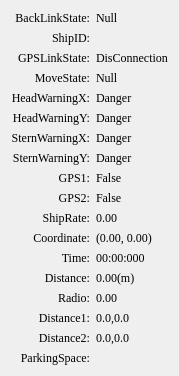
<?xml version="1.0" encoding="UTF-8"?>
<ui version="4.0">
 <class>uiDisplayData</class>
 <widget class="QWidget" name="uiDisplayData">
  <property name="geometry">
   <rect>
    <x>0</x>
    <y>0</y>
    <width>162</width>
    <height>306</height>
   </rect>
  </property>
  <property name="maximumSize">
   <size>
    <width>280</width>
    <height>16777215</height>
   </size>
  </property>
  <property name="windowTitle">
   <string>uiDisplayData</string>
  </property>
  <layout class="QGridLayout" name="gridLayout_2">
   <item row="0" column="0">
    <layout class="QGridLayout" name="gridLayout">
     <item row="5" column="0">
      <widget class="QLabel" name="label_9">
       <property name="maximumSize">
        <size>
         <width>140</width>
         <height>16777215</height>
        </size>
       </property>
       <property name="font">
        <font>
         <family>Times New Roman</family>
        </font>
       </property>
       <property name="text">
        <string>HeadWarningY:</string>
       </property>
       <property name="alignment">
        <set>Qt::AlignRight|Qt::AlignTrailing|Qt::AlignVCenter</set>
       </property>
      </widget>
     </item>
     <item row="4" column="0">
      <widget class="QLabel" name="label_7">
       <property name="maximumSize">
        <size>
         <width>140</width>
         <height>16777215</height>
        </size>
       </property>
       <property name="font">
        <font>
         <family>Times New Roman</family>
        </font>
       </property>
       <property name="text">
        <string>HeadWarningX:</string>
       </property>
       <property name="alignment">
        <set>Qt::AlignRight|Qt::AlignTrailing|Qt::AlignVCenter</set>
       </property>
      </widget>
     </item>
     <item row="12" column="1">
      <widget class="QLabel" name="label_Time">
       <property name="maximumSize">
        <size>
         <width>140</width>
         <height>16777215</height>
        </size>
       </property>
       <property name="font">
        <font>
         <family>Times New Roman</family>
        </font>
       </property>
       <property name="text">
        <string>00:00:000</string>
       </property>
      </widget>
     </item>
     <item row="3" column="0">
      <widget class="QLabel" name="label_5">
       <property name="maximumSize">
        <size>
         <width>140</width>
         <height>16777215</height>
        </size>
       </property>
       <property name="font">
        <font>
         <family>Times New Roman</family>
        </font>
       </property>
       <property name="text">
        <string>MoveState:</string>
       </property>
       <property name="alignment">
        <set>Qt::AlignRight|Qt::AlignTrailing|Qt::AlignVCenter</set>
       </property>
      </widget>
     </item>
     <item row="5" column="1">
      <widget class="QLabel" name="label_HeadWarningY">
       <property name="maximumSize">
        <size>
         <width>140</width>
         <height>16777215</height>
        </size>
       </property>
       <property name="font">
        <font>
         <family>Times New Roman</family>
        </font>
       </property>
       <property name="text">
        <string>Danger</string>
       </property>
      </widget>
     </item>
     <item row="10" column="0">
      <widget class="QLabel" name="label_19">
       <property name="maximumSize">
        <size>
         <width>140</width>
         <height>16777215</height>
        </size>
       </property>
       <property name="font">
        <font>
         <family>Times New Roman</family>
        </font>
       </property>
       <property name="text">
        <string>ShipRate:</string>
       </property>
       <property name="alignment">
        <set>Qt::AlignRight|Qt::AlignTrailing|Qt::AlignVCenter</set>
       </property>
      </widget>
     </item>
     <item row="11" column="1">
      <widget class="QLabel" name="label_Coordinate">
       <property name="maximumSize">
        <size>
         <width>140</width>
         <height>16777215</height>
        </size>
       </property>
       <property name="font">
        <font>
         <family>Times New Roman</family>
        </font>
       </property>
       <property name="text">
        <string>(0.00, 0.00)</string>
       </property>
      </widget>
     </item>
     <item row="11" column="0">
      <widget class="QLabel" name="label_20">
       <property name="maximumSize">
        <size>
         <width>140</width>
         <height>16777215</height>
        </size>
       </property>
       <property name="font">
        <font>
         <family>Times New Roman</family>
        </font>
       </property>
       <property name="text">
        <string>Coordinate:</string>
       </property>
       <property name="alignment">
        <set>Qt::AlignRight|Qt::AlignTrailing|Qt::AlignVCenter</set>
       </property>
      </widget>
     </item>
     <item row="13" column="1">
      <widget class="QLabel" name="label_Distance">
       <property name="maximumSize">
        <size>
         <width>140</width>
         <height>16777215</height>
        </size>
       </property>
       <property name="font">
        <font>
         <family>Times New Roman</family>
        </font>
       </property>
       <property name="text">
        <string>0.00(m)</string>
       </property>
      </widget>
     </item>
     <item row="15" column="0">
      <widget class="QLabel" name="label_24">
       <property name="maximumSize">
        <size>
         <width>140</width>
         <height>16777215</height>
        </size>
       </property>
       <property name="font">
        <font>
         <family>Times New Roman</family>
        </font>
       </property>
       <property name="text">
        <string>Distance1:</string>
       </property>
       <property name="alignment">
        <set>Qt::AlignRight|Qt::AlignTrailing|Qt::AlignVCenter</set>
       </property>
      </widget>
     </item>
     <item row="4" column="1">
      <widget class="QLabel" name="label_HeadWarningX">
       <property name="maximumSize">
        <size>
         <width>140</width>
         <height>16777215</height>
        </size>
       </property>
       <property name="font">
        <font>
         <family>Times New Roman</family>
        </font>
       </property>
       <property name="text">
        <string>Danger</string>
       </property>
      </widget>
     </item>
     <item row="9" column="0">
      <widget class="QLabel" name="label_17">
       <property name="maximumSize">
        <size>
         <width>140</width>
         <height>16777215</height>
        </size>
       </property>
       <property name="font">
        <font>
         <family>Times New Roman</family>
        </font>
       </property>
       <property name="text">
        <string>GPS2:</string>
       </property>
       <property name="alignment">
        <set>Qt::AlignRight|Qt::AlignTrailing|Qt::AlignVCenter</set>
       </property>
      </widget>
     </item>
     <item row="6" column="0">
      <widget class="QLabel" name="label_11">
       <property name="maximumSize">
        <size>
         <width>140</width>
         <height>16777215</height>
        </size>
       </property>
       <property name="font">
        <font>
         <family>Times New Roman</family>
        </font>
       </property>
       <property name="text">
        <string>SternWarningX:</string>
       </property>
       <property name="alignment">
        <set>Qt::AlignRight|Qt::AlignTrailing|Qt::AlignVCenter</set>
       </property>
      </widget>
     </item>
     <item row="2" column="0">
      <widget class="QLabel" name="label_3">
       <property name="maximumSize">
        <size>
         <width>140</width>
         <height>16777215</height>
        </size>
       </property>
       <property name="font">
        <font>
         <family>Times New Roman</family>
        </font>
       </property>
       <property name="text">
        <string>GPSLinkState:</string>
       </property>
       <property name="alignment">
        <set>Qt::AlignRight|Qt::AlignTrailing|Qt::AlignVCenter</set>
       </property>
      </widget>
     </item>
     <item row="8" column="1">
      <widget class="QLabel" name="label_GPS1">
       <property name="maximumSize">
        <size>
         <width>140</width>
         <height>16777215</height>
        </size>
       </property>
       <property name="font">
        <font>
         <family>Times New Roman</family>
        </font>
       </property>
       <property name="text">
        <string>False</string>
       </property>
      </widget>
     </item>
     <item row="7" column="1">
      <widget class="QLabel" name="label_SternWarningY">
       <property name="maximumSize">
        <size>
         <width>140</width>
         <height>16777215</height>
        </size>
       </property>
       <property name="font">
        <font>
         <family>Times New Roman</family>
        </font>
       </property>
       <property name="text">
        <string>Danger</string>
       </property>
      </widget>
     </item>
     <item row="14" column="0">
      <widget class="QLabel" name="label_23">
       <property name="maximumSize">
        <size>
         <width>140</width>
         <height>16777215</height>
        </size>
       </property>
       <property name="font">
        <font>
         <family>Times New Roman</family>
        </font>
       </property>
       <property name="text">
        <string>Radio:</string>
       </property>
       <property name="alignment">
        <set>Qt::AlignRight|Qt::AlignTrailing|Qt::AlignVCenter</set>
       </property>
      </widget>
     </item>
     <item row="14" column="1">
      <widget class="QLabel" name="label_Radio">
       <property name="maximumSize">
        <size>
         <width>140</width>
         <height>16777215</height>
        </size>
       </property>
       <property name="font">
        <font>
         <family>Times New Roman</family>
        </font>
       </property>
       <property name="text">
        <string>0.00</string>
       </property>
      </widget>
     </item>
     <item row="15" column="1">
      <widget class="QLabel" name="label_Distance1">
       <property name="maximumSize">
        <size>
         <width>140</width>
         <height>16777215</height>
        </size>
       </property>
       <property name="font">
        <font>
         <family>Times New Roman</family>
        </font>
       </property>
       <property name="text">
        <string>0.0,0.0</string>
       </property>
      </widget>
     </item>
     <item row="16" column="1">
      <widget class="QLabel" name="label_Distance2">
       <property name="maximumSize">
        <size>
         <width>140</width>
         <height>16777215</height>
        </size>
       </property>
       <property name="font">
        <font>
         <family>Times New Roman</family>
        </font>
       </property>
       <property name="text">
        <string>0.0,0.0</string>
       </property>
      </widget>
     </item>
     <item row="6" column="1">
      <widget class="QLabel" name="label_SternWarningX">
       <property name="maximumSize">
        <size>
         <width>140</width>
         <height>16777215</height>
        </size>
       </property>
       <property name="font">
        <font>
         <family>Times New Roman</family>
        </font>
       </property>
       <property name="text">
        <string>Danger</string>
       </property>
      </widget>
     </item>
     <item row="8" column="0">
      <widget class="QLabel" name="label_15">
       <property name="maximumSize">
        <size>
         <width>140</width>
         <height>16777215</height>
        </size>
       </property>
       <property name="font">
        <font>
         <family>Times New Roman</family>
        </font>
       </property>
       <property name="text">
        <string>GPS1:</string>
       </property>
       <property name="alignment">
        <set>Qt::AlignRight|Qt::AlignTrailing|Qt::AlignVCenter</set>
       </property>
      </widget>
     </item>
     <item row="13" column="0">
      <widget class="QLabel" name="label_22">
       <property name="maximumSize">
        <size>
         <width>140</width>
         <height>16777215</height>
        </size>
       </property>
       <property name="font">
        <font>
         <family>Times New Roman</family>
        </font>
       </property>
       <property name="text">
        <string>Distance:</string>
       </property>
       <property name="alignment">
        <set>Qt::AlignRight|Qt::AlignTrailing|Qt::AlignVCenter</set>
       </property>
      </widget>
     </item>
     <item row="3" column="1">
      <widget class="QLabel" name="label_MoveState">
       <property name="maximumSize">
        <size>
         <width>140</width>
         <height>16777215</height>
        </size>
       </property>
       <property name="font">
        <font>
         <family>Times New Roman</family>
        </font>
       </property>
       <property name="text">
        <string>Null</string>
       </property>
      </widget>
     </item>
     <item row="16" column="0">
      <widget class="QLabel" name="label_25">
       <property name="maximumSize">
        <size>
         <width>140</width>
         <height>16777215</height>
        </size>
       </property>
       <property name="font">
        <font>
         <family>Times New Roman</family>
        </font>
       </property>
       <property name="text">
        <string>Distance2:</string>
       </property>
       <property name="alignment">
        <set>Qt::AlignRight|Qt::AlignTrailing|Qt::AlignVCenter</set>
       </property>
      </widget>
     </item>
     <item row="9" column="1">
      <widget class="QLabel" name="label_GPS2">
       <property name="maximumSize">
        <size>
         <width>140</width>
         <height>16777215</height>
        </size>
       </property>
       <property name="font">
        <font>
         <family>Times New Roman</family>
        </font>
       </property>
       <property name="text">
        <string>False</string>
       </property>
      </widget>
     </item>
     <item row="17" column="0">
      <widget class="QLabel" name="label_26">
       <property name="maximumSize">
        <size>
         <width>140</width>
         <height>16777215</height>
        </size>
       </property>
       <property name="font">
        <font>
         <family>Times New Roman</family>
        </font>
       </property>
       <property name="text">
        <string>ParkingSpace:</string>
       </property>
       <property name="alignment">
        <set>Qt::AlignRight|Qt::AlignTrailing|Qt::AlignVCenter</set>
       </property>
      </widget>
     </item>
     <item row="10" column="1">
      <widget class="QLabel" name="label_ShipRate">
       <property name="maximumSize">
        <size>
         <width>140</width>
         <height>16777215</height>
        </size>
       </property>
       <property name="font">
        <font>
         <family>Times New Roman</family>
        </font>
       </property>
       <property name="text">
        <string>0.00</string>
       </property>
      </widget>
     </item>
     <item row="17" column="1">
      <widget class="QLabel" name="label_34">
       <property name="maximumSize">
        <size>
         <width>140</width>
         <height>16777215</height>
        </size>
       </property>
       <property name="font">
        <font>
         <family>Times New Roman</family>
        </font>
       </property>
       <property name="text">
        <string/>
       </property>
      </widget>
     </item>
     <item row="7" column="0">
      <widget class="QLabel" name="label_13">
       <property name="maximumSize">
        <size>
         <width>140</width>
         <height>16777215</height>
        </size>
       </property>
       <property name="font">
        <font>
         <family>Times New Roman</family>
        </font>
       </property>
       <property name="text">
        <string>SternWarningY:</string>
       </property>
       <property name="alignment">
        <set>Qt::AlignRight|Qt::AlignTrailing|Qt::AlignVCenter</set>
       </property>
      </widget>
     </item>
     <item row="1" column="0">
      <widget class="QLabel" name="label">
       <property name="maximumSize">
        <size>
         <width>140</width>
         <height>16777215</height>
        </size>
       </property>
       <property name="font">
        <font>
         <family>Times New Roman</family>
        </font>
       </property>
       <property name="text">
        <string>ShipID:</string>
       </property>
       <property name="alignment">
        <set>Qt::AlignRight|Qt::AlignTrailing|Qt::AlignVCenter</set>
       </property>
      </widget>
     </item>
     <item row="12" column="0">
      <widget class="QLabel" name="label_21">
       <property name="maximumSize">
        <size>
         <width>140</width>
         <height>16777215</height>
        </size>
       </property>
       <property name="font">
        <font>
         <family>Times New Roman</family>
        </font>
       </property>
       <property name="text">
        <string>Time:</string>
       </property>
       <property name="alignment">
        <set>Qt::AlignRight|Qt::AlignTrailing|Qt::AlignVCenter</set>
       </property>
      </widget>
     </item>
     <item row="1" column="1">
      <widget class="QLabel" name="label_ShipID">
       <property name="maximumSize">
        <size>
         <width>140</width>
         <height>16777215</height>
        </size>
       </property>
       <property name="font">
        <font>
         <family>Times New Roman</family>
        </font>
       </property>
       <property name="text">
        <string/>
       </property>
      </widget>
     </item>
     <item row="2" column="1">
      <widget class="QLabel" name="label_GPSLinkState">
       <property name="maximumSize">
        <size>
         <width>140</width>
         <height>16777215</height>
        </size>
       </property>
       <property name="font">
        <font>
         <family>Times New Roman</family>
        </font>
       </property>
       <property name="text">
        <string>DisConnection</string>
       </property>
      </widget>
     </item>
     <item row="0" column="0">
      <widget class="QLabel" name="label_35">
       <property name="maximumSize">
        <size>
         <width>140</width>
         <height>16777215</height>
        </size>
       </property>
       <property name="font">
        <font>
         <family>Times New Roman</family>
        </font>
       </property>
       <property name="text">
        <string>BackLinkState:</string>
       </property>
       <property name="alignment">
        <set>Qt::AlignRight|Qt::AlignTrailing|Qt::AlignVCenter</set>
       </property>
      </widget>
     </item>
     <item row="0" column="1">
      <widget class="QLabel" name="label_BakcLinkState">
       <property name="maximumSize">
        <size>
         <width>140</width>
         <height>16777215</height>
        </size>
       </property>
       <property name="font">
        <font>
         <family>Times New Roman</family>
        </font>
       </property>
       <property name="text">
        <string>Null</string>
       </property>
      </widget>
     </item>
    </layout>
   </item>
  </layout>
 </widget>
 <resources/>
 <connections/>
</ui>
